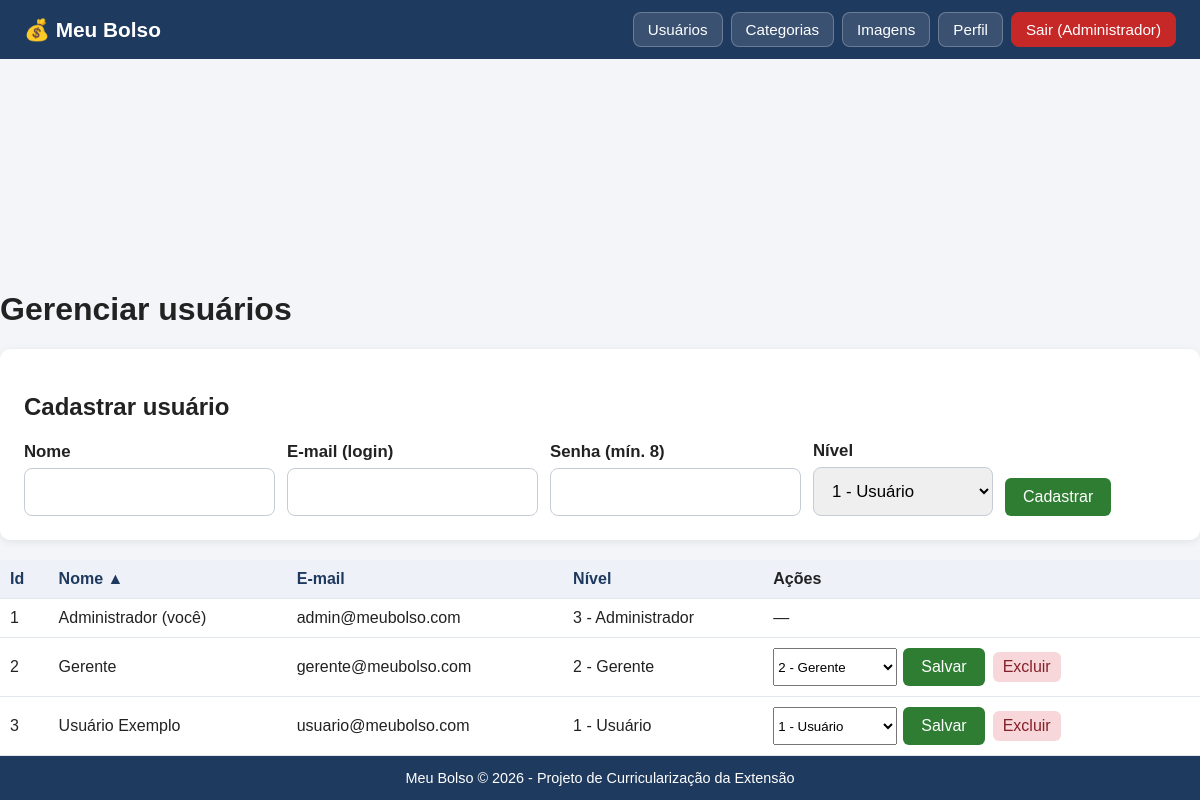
Page /pages/usuarios.php (signed in) on the committed database.
### tables this page shows
CREATE TABLE `usuarios` (
  `id_usuario` INT(11) NOT NULL AUTO_INCREMENT,
  `nome` VARCHAR(100) NOT NULL,
  `email` VARCHAR(150) NOT NULL,
  `senha_hash` CHAR(64) NOT NULL,
  `nivel` TINYINT(4) NOT NULL DEFAULT 1,
  `criado_em` DATETIME DEFAULT CURRENT_TIMESTAMP,
  PRIMARY KEY (`id_usuario`),
  UNIQUE KEY `email` (`email`)
);

### SRC/includes/funcoes.php (called while the page is built, shortened)
<?php
function e($valor): string
{
    return htmlspecialchars((string) $valor, ENT_QUOTES, 'UTF-8');
}

### SRC/includes/auth.php (called while the page is built, shortened)
<?php
function nome_nivel(int $nivel): string
{
    if ($nivel === NIVEL_ADMIN) {
        return 'Administrador';
    }
    if ($nivel === NIVEL_GERENTE) {
        return 'Gerente';
    }
    return 'Usuário';
}

### SRC/includes/usuarios.php (called while the page is built, shortened)
<?php
function usuario_listar($conexao, string $ordem = 'nome', string $dir = 'asc'): array
{
    $colunas = [
        'id'    => 'id_usuario',
        'nome'  => 'nome',
        'email' => 'email',
        'nivel' => 'nivel',
    ];
    $campo = $colunas[$ordem] ?? $colunas['nome'];
    $sentido = ($dir === 'desc') ? 'DESC' : 'ASC';
    $res = mysqli_query(
        $conexao,
        'SELECT id_usuario, nome, email, nivel FROM usuarios ORDER BY ' . $campo . ' ' . $sentido . ', id_usuario ASC'
    );
    $lista = [];
    while ($linha = mysqli_fetch_assoc($res)) {
        $lista[] = $linha;
    }
    return $lista;
}

### SRC/pages/usuarios.php (the view, shortened to what this page needs)
<?php
require_once dirname(__DIR__) . '/includes/funcoes.php';
require_once dirname(__DIR__) . '/includes/auth.php';
require_once dirname(__DIR__) . '/includes/usuarios.php';
require_once dirname(__DIR__) . '/includes/ordenacao.php';
$idLogado = (int) $_SESSION['usuario_id'];
$nomeNovo = '';
$emailNovo = '';
$nivelNovo = NIVEL_USUARIO;
$ordem = $_GET['ordem'] ?? 'nome';
$dir = $_GET['dir'] ?? 'asc';
$dir = ($dir === 'desc') ? 'desc' : 'asc';
$usuarios = usuario_listar($conexao, $ordem, $dir);
require dirname(__DIR__) . '/includes/cabecalho.php';
?>
<h1>Gerenciar usuários</h1>
<section class="cartao">
    <h2>Cadastrar usuário</h2>
    <form method="POST" action="" class="filtros">
        <div class="campo">
            <label for="nome">Nome</label>
            <input type="text" id="nome" name="nome" maxlength="100" value="<?= e($nomeNovo) ?>" required>
        </div>
        <div class="campo">
            <label for="email">E-mail (login)</label>
            <input type="email" id="email" name="email" maxlength="150" value="<?= e($emailNovo) ?>" required>
        </div>
        <div class="campo">
            <label for="senha">Senha (mín. 8)</label>
            <input type="password" id="senha" name="senha" minlength="8" maxlength="4096" required>
        </div>
        <div class="campo">
            <label for="nivel">Nível</label>
            <select id="nivel" name="nivel">
                <?php foreach ([1, 2, 3] as $n): ?>
                    <option value="<?= $n ?>" <?= (string) $nivelNovo === (string) $n ? 'selected' : '' ?>>
                        <?= e($n . ' - ' . nome_nivel($n)) ?>
                    </option>
                <?php endforeach; ?>
            </select>
        </div>
        <button type="submit">Cadastrar</button>
    </form>
</section>
<div class="tabela">
    <table>
        <thead>
            <tr>
                <th><?= titulo_ordenavel('id', 'Id', $ordem, $dir) ?></th>
                <th><?= titulo_ordenavel('nome', 'Nome', $ordem, $dir) ?></th>
                <th><?= titulo_ordenavel('email', 'E-mail', $ordem, $dir) ?></th>
                <th><?= titulo_ordenavel('nivel', 'Nível', $ordem, $dir) ?></th>
                <th>Ações</th>
            </tr>
        </thead>
        <tbody>
        <?php foreach ($usuarios as $u): ?>
            <?php $ehVoce = ((int) $u['id_usuario'] === $idLogado); ?>
            <tr>
                <td><?= (int) $u['id_usuario'] ?></td>
                <td><?= e($u['nome']) ?><?= $ehVoce ? ' (você)' : '' ?></td>
                <td><?= e($u['email']) ?></td>
                <td><?= e($u['nivel'] . ' - ' . nome_nivel((int) $u['nivel'])) ?></td>
                <td>
                    <?php if ($ehVoce): ?>
                        —
                    <?php else: ?>
                        <div style="display: flex; gap: 8px; flex-wrap: wrap; align-items: center;">
                            <form method="POST" style="display: flex; gap: 6px; margin: 0;">
                                <select name="nivel" aria-label="Nível">
                                    <?php foreach ([1, 2, 3] as $n): ?>
                                        <option value="<?= $n ?>" <?= (int) $u['nivel'] === $n ? 'selected' : '' ?>>
                                            <?= e($n . ' - ' . nome_nivel($n)) ?>
                                        </option>
                                    <?php endforeach; ?>
                                </select>
                                <button type="submit">Salvar</button>
                            </form>
                            <form method="POST" style="margin: 0;" onsubmit="return confirm('Excluir este usuário?');">
                                <button class="excluir" type="submit">Excluir</button>
                            </form>
                        </div>
                    <?php endif; ?>
                </td>
            </tr>
        <?php endforeach; ?>
        </tbody>
    </table>
</div>
<?php require dirname(__DIR__) . '/includes/rodape.php'; ?>

### SRC/assets/css/estilo.css (style rules this page uses)
* { box-sizing: border-box; }
body { margin: 0; font-family: Arial, Helvetica, sans-serif; background: #f3f5f9; color: #222; min-height: 100vh; display: flex; flex-direction: column; }
.cartao { background: #fff; border-radius: 10px; padding: 24px; box-shadow: 0 2px 8px rgba(0,0,0,.08); margin-bottom: 20px; }
.campo { margin-bottom: 16px; }
.campo label { display: block; margin-bottom: 6px; font-weight: bold; font-size: 1.05rem; }
.campo input, .campo select, .campo textarea { width: 100%; padding: 13px 14px; border: 1px solid #c5ccd6; border-radius: 8px; font-size: 1.05rem; }
button, .botao { display: inline-block; background: #2e7d32; color: #fff; border: 0; border-radius: 6px; padding: 10px 18px; font-size: 1rem; cursor: pointer; text-decoration: none; }
table { width: 100%; border-collapse: collapse; background: #fff; }
th, td { padding: 10px; border-bottom: 1px solid #e3e7ee; text-align: left; }
th { background: #eef2f8; }
.tabela { overflow-x: auto; }
.excluir { padding: 6px 10px; background: #f8d7da; color: #842029; }
.filtros { display: flex; flex-wrap: wrap; align-items: flex-end; gap: 12px; }
.filtros .campo { margin-bottom: 0; min-width: 180px; }

### rows in the picture
usuarios: id_usuario "1", nome "Administrador", shows "(você)", email "admin@meubolso.com", nivel "3 - Administrador"
usuarios: id_usuario "2", nome "Gerente", email "gerente@meubolso.com", nivel "2 - Gerente"
usuarios: id_usuario "3", nome "Usuário Exemplo", email "usuario@meubolso.com", nivel "1 - Usuário"

### other values in the picture
nome_nivel(nivel_atual()) "Administrador"
$rotulo "Id Nome E-mail Nível"
$seta "▲"
form field nivel "1 - Usuário"
